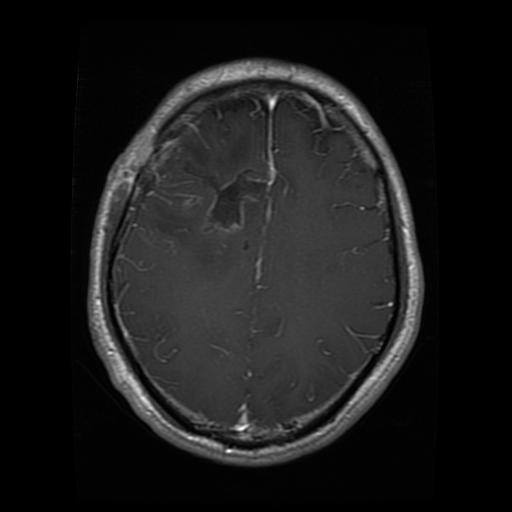
#> input picture data/Train/Glioma/images/Te-gl_0016.jpg, 512 x 512 px; its folder holds only this picture in this run
$ jupyter execute --allow-errors exploration.ipynb
#> lines starting #> are read from the running program, lines starting #| are printed output that depends on the picture
Exploration du dataset MRI Brain Tumor

[cell 1]
from pathlib import Path

chemin_dataset = Path(r"C:\Users\Olaya\Desktop\sprint_2\neuroscan-ai\data")

print("Chemin utilisé :", chemin_dataset)
print("Le dossier existe :", chemin_dataset.exists())

if chemin_dataset.exists() and chemin_dataset.is_dir():
    for element in chemin_dataset.iterdir():
        if element.is_dir():
            print("[Dossier]", element.name)
        else:
            print("[Fichier]", element.name)

[cell 2]
from pathlib import Path
from collections import Counter
from PIL import Image, ImageDraw
import matplotlib.pyplot as plt

DATASET_DIR = Path(r"C:\Users\Olaya\Desktop\sprint_2\neuroscan-ai\data")
CLASSES = ["Glioma", "Meningioma", "No Tumor", "Pituitary"]
SPLITS = ["Train", "Val"]

print("Dataset trouvé :", DATASET_DIR.exists())

[cell 3]
from collections import Counter

extensions_par_classe = {}

#> (the rest of this cell did not finish here and is left out)

[cell 4]
if not DATASET_DIR.exists():
    print("Chemin incorrect : vérifie DATASET_DIR.")
else:
    for split in SPLITS:
        print(f"\n{split}")
        for classe in CLASSES:
            dossier = DATASET_DIR / split / classe
            print(f"  {classe}: {'OK' if dossier.exists() else 'dossier absent'}")

#> (a cell that did not finish here is left out)

[cell 6]
extensions_images = {".jpg", ".jpeg", ".png", ".bmp", ".webp"}
comptes = {}

for split in SPLITS:
    print(f"\n{split}")
    for classe in CLASSES:
        dossier_images = DATASET_DIR / split / classe / "images"
        dossier_labels = DATASET_DIR / split / classe / "labels"

        images = [p for p in dossier_images.iterdir()
                  if p.is_file() and p.suffix.lower() in extensions_images] if dossier_images.exists() else []
        labels = list(dossier_labels.glob("*.txt")) if dossier_labels.exists() else []

        comptes[(split, classe)] = len(images)
        print(f"{classe:12} | images : {len(images):4} | annotations : {len(labels):4}")

[cell 7]
from PIL import Image

dossier_images = chemin_dataset / "Train" / "Glioma" / "images"
dossier_labels = chemin_dataset / "Train" / "Glioma" / "labels"

#> (the rest of this cell did not finish here and is left out)

[cell 8]
comptes_train = {
    classe: comptes.get(("Train", classe), 0)
    for classe in CLASSES
}

plt.figure(figsize=(7, 4))
plt.bar(comptes_train.keys(), comptes_train.values())
plt.title("Nombre d'images par classe — Train")
plt.ylabel("Nombre d'images")
plt.xticks(rotation=20)
plt.tight_layout()
plt.show()
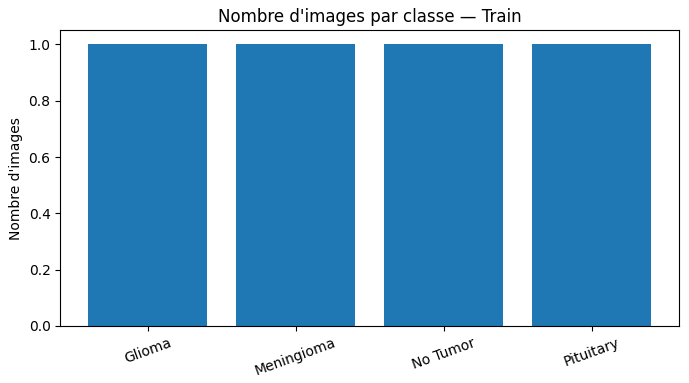
#> figure drawn by matplotlib, 1 panel

print(comptes_train)

[cell 9]
from PIL import Image

#> (the rest of this cell did not finish here and is left out)

[cell 10]
problemes_images = []
annotations_manquantes = []

for split in SPLITS:
    for classe in CLASSES:
        dossier = DATASET_DIR / split / classe
        dossier_images = dossier / "images"
        dossier_labels = dossier / "labels"

        if not dossier_images.exists():
            continue

        for chemin_image in dossier_images.iterdir():
            if not chemin_image.is_file() or chemin_image.suffix.lower() not in extensions_images:
                continue

            try:
                with Image.open(chemin_image) as img:
#> img is the input picture: PIL image 512x512 RGB; min 0, max 255, mean 26.6
                    img.verify()
            except Exception:
                problemes_images.append(str(chemin_image))

            fichier_label = dossier_labels / f"{chemin_image.stem}.txt"
            if not fichier_label.exists():
                annotations_manquantes.append(str(chemin_image))

print("Images illisibles :", len(problemes_images))
print("Images sans fichier d'annotation :", len(annotations_manquantes))

for chemin in problemes_images[:10]:
    print("Image illisible :", chemin)
for chemin in annotations_manquantes[:10]:
    print("Annotation manquante :", chemin)

[cell 11]
import os

#> (the rest of this cell did not finish here and is left out)

[cell 12]
problemes_labels = []
nombre_boites = 0
labels_vides = 0

for split in SPLITS:
    for classe in CLASSES:
        dossier_labels = DATASET_DIR / split / classe / "labels"
        if not dossier_labels.exists():
            continue

        for fichier in dossier_labels.glob("*.txt"):
            lignes = fichier.read_text(encoding="utf-8").splitlines()

            if not any(ligne.strip() for ligne in lignes):
                labels_vides += 1
                continue

            for numero, ligne in enumerate(lignes, start=1):
                if not ligne.strip():
                    continue

                valeurs = ligne.split()
                try:
                    nombres = [float(v) for v in valeurs]
                except ValueError:
                    problemes_labels.append(f"{fichier.name}, ligne {numero} : valeur non numérique")
                    continue

                if len(nombres) != 5:
                    problemes_labels.append(f"{fichier.name}, ligne {numero} : {len(nombres)} valeurs")
                    continue

                class_id, xc, yc, largeur, hauteur = nombres

                if class_id < 0 or not class_id.is_integer():
                    problemes_labels.append(f"{fichier.name}, ligne {numero} : class_id invalide")
                elif not all(0 <= v <= 1 for v in [xc, yc, largeur, hauteur]):
                    problemes_labels.append(f"{fichier.name}, ligne {numero} : coordonnées hors de [0, 1]")
                elif largeur <= 0 or hauteur <= 0:
                    problemes_labels.append(f"{fichier.name}, ligne {numero} : largeur ou hauteur nulle")
                else:
                    nombre_boites += 1

print("Boîtes valides :", nombre_boites)
print("Fichiers d'annotation vides :", labels_vides)
print("Lignes d'annotation problématiques :", len(problemes_labels))

for probleme in problemes_labels[:20]:
    print("-", probleme)
